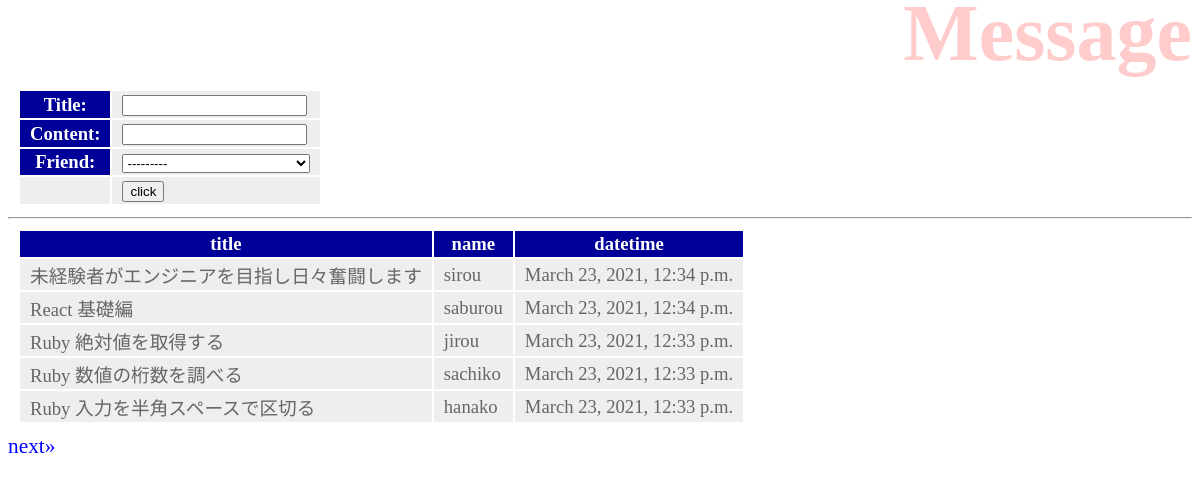
Page /hello/message/ on the committed database.
### hello/models.py (models this page shows, shortened)
class Message(models.Model):
  friend = models.ForeignKey(Friend, on_delete = models.CASCADE)
  title = models.CharField(max_length = 100)
  content = models.CharField(max_length = 300)
  pub_date = models.DateTimeField(auto_now_add = True)
  class Meta:
    ordering = ('pub_date',)

class Friend(models.Model):
  name = models.CharField(
    max_length = 100, validators = [number_only]
  )
  mail = models.EmailField(
    max_length = 200, validators = [MinLengthValidator(10)]
  )
  gender = models.BooleanField()
  age = models.IntegerField(
    validators = [MinValueValidator(0), MaxValueValidator(150)]
  )
  birthday = models.DateField()
  def __str__(self):
    return '<Friend:id = ' + str(self.id) + ',' + self.name + '(' + str(self.age) + ')>'

### hello/views.py (the view)
# urls.py: path('message/', views.message, name='message'),
def message(request, page = 1):
    if(request.method == 'POST'):
        obj = Message()
        form = MessageForm(request.POST, instance = obj)
        form.save()
    data = Message.objects.all().reverse()
    paginator = Paginator( data, 5 )
    params = {
        'title': 'Message',
        'form': MessageForm(),
        'data': paginator.get_page( page ),
    }
    return render(request, 'hello/message.html', params)

### hello/forms.py
class MessageForm(forms.ModelForm):
  class Meta:
    model = Message
    fields = [ 'title', 'content', 'friend' ]

### hello/templates/hello/message.html (shortened to what this page needs)
{% load static %}
<!DOCTYPE html>
<html lang="ja">
<head>
    <link rel="stylesheet" type="text/css" href="{% static 'hello/css/style.css' %}">
</head>
<body>
    <h1>{{ title }}</h1>
    <table>
      <form action="{% url 'hello:message' %}" method='post'>
        {{ form.as_table }}
        <tr><td></td><td><input type="submit" value='click'></td></tr>
      </form>
    </table>
    <hr>
    <table>
      <tr>
        <th>title</th>
        <th>name</th>
        <th>datetime</th>
      </tr>
    {% for item in data %}
      <tr>
        <td>{{ item.title }}</td>
        <td>{{ item.friend.name }}</td>
        <td>{{ item.pub_date }}</td>
      </tr>
    {% endfor %}
    </table>
    <div>
        {% if data.has_next %}
        <a href="{% url 'hello:message' %} {{ data.next_page_number }}">next&raquo;</a>
      {% endif %}
    </div>
</body>
</html>

### hello/static/hello/css/style.css (style rules this page uses)
body { color:gray; font-size: 16pt; }
h1 { color: red; opacity: 0.2; font-size: 60pt; margin-top: -20px; margin-bottom: 0px; text-align: right; }
a { color: blue; text-decoration: none; }
table { margin: 10px; font-size: 14pt; }
table tr th { background-color: #009; color: white; padding: 2px 10px; border-width: 2px; }
table tr td { background-color: #eee; color: #666; padding: 2px 10px; border-width: 2px; }

### rows in the picture
Message: title "未経験者がエンジニアを目指し日々奮闘します", friend.name "sirou", pub_date "March 23, 2021, 12:34 p.m."
Message: title "React 基礎編", friend.name "saburou", pub_date "March 23, 2021, 12:34 p.m."
Message: title "Ruby 絶対値を取得する", friend.name "jirou", pub_date "March 23, 2021, 12:33 p.m."
Message: title "Ruby 数値の桁数を調べる", friend.name "sachiko", pub_date "March 23, 2021, 12:33 p.m."
Message: title "Ruby 入力を半角スペースで区切る", friend.name "hanako", pub_date "March 23, 2021, 12:33 p.m."
